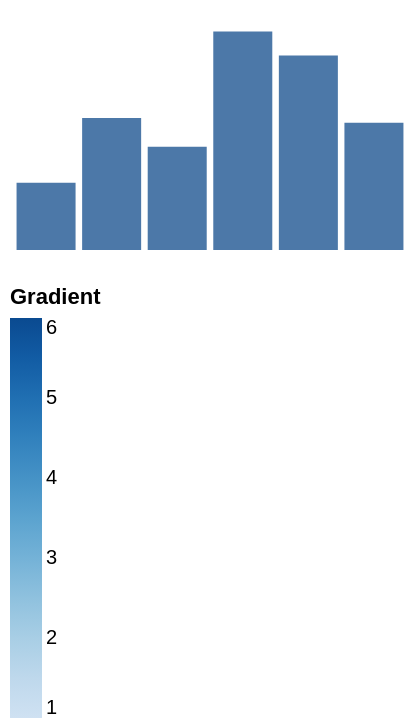

Source (Vega-Lite JSON):
### Vega specification from a JSON file in a GitHub repository (floating-point values rounded to 4 significant figures)
{"width": 200, "height": 120, "padding": 5, "data": [{"name": "t", "values": [{"a": "Alpha", "b": 28, "c": "x", "d": 1}, {"a": "Bravo", "b": 55, "c": "y", "d": 2}, {"a": "Charlie", "b": 43, "c": "x", "d": 3}, {"a": "Delta", "b": 91, "c": "z", "d": 4}, {"a": "Echo", "b": 81, "c": "y", "d": 5}, {"a": "Foxtrot", "b": 53, "c": "z", "d": 6}]}], "scales": [{"name": "x", "type": "band", "domain": {"data": "t", "field": "a"}, "range": "width", "padding": 0.1}, {"name": "y", "type": "linear", "domain": {"data": "t", "field": "b"}, "range": "height", "nice": true}, {"name": "color", "type": "ordinal", "domain": {"data": "t", "field": "c"}, "range": {"scheme": "category10"}}, {"name": "ramp", "type": "linear", "domain": {"data": "t", "field": "d"}, "range": {"scheme": "blues"}}, {"name": "size", "type": "linear", "domain": {"data": "t", "field": "b"}, "range": [10, 200]}, {"name": "shape", "type": "ordinal", "domain": {"data": "t", "field": "c"}, "range": "symbol"}, {"name": "quant", "type": "quantize", "domain": [0, 100], "range": {"scheme": "greens", "count": 4}}], "marks": [{"type": "rect", "from": {"data": "t"}, "encode": {"enter": {"x": {"scale": "x", "field": "a"}, "width": {"scale": "x", "band": 1}, "y": {"scale": "y", "field": "b"}, "y2": {"scale": "y", "value": 0}}}}], "legends": [{"fill": "ramp", "type": "gradient", "title": "Gradient", "orient": "bottom"}]}
